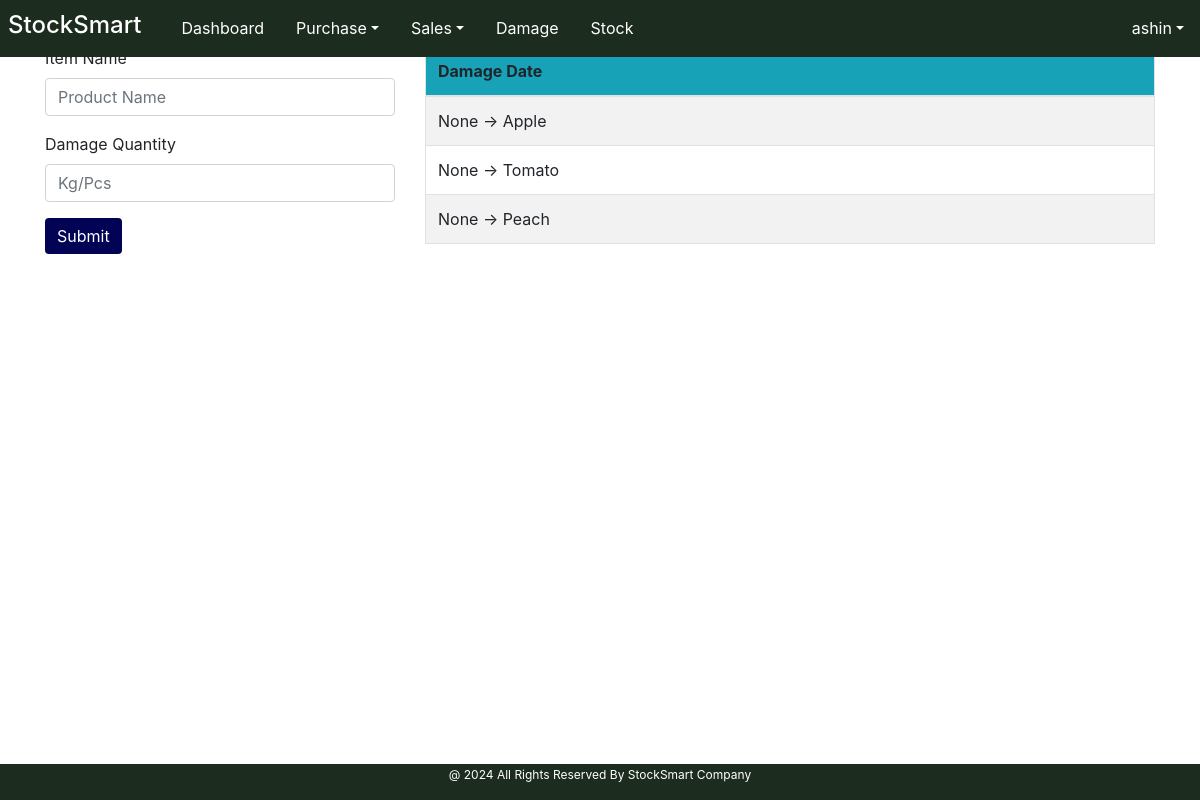
Before: /Damage/damage/ (signed in) with the older database file.
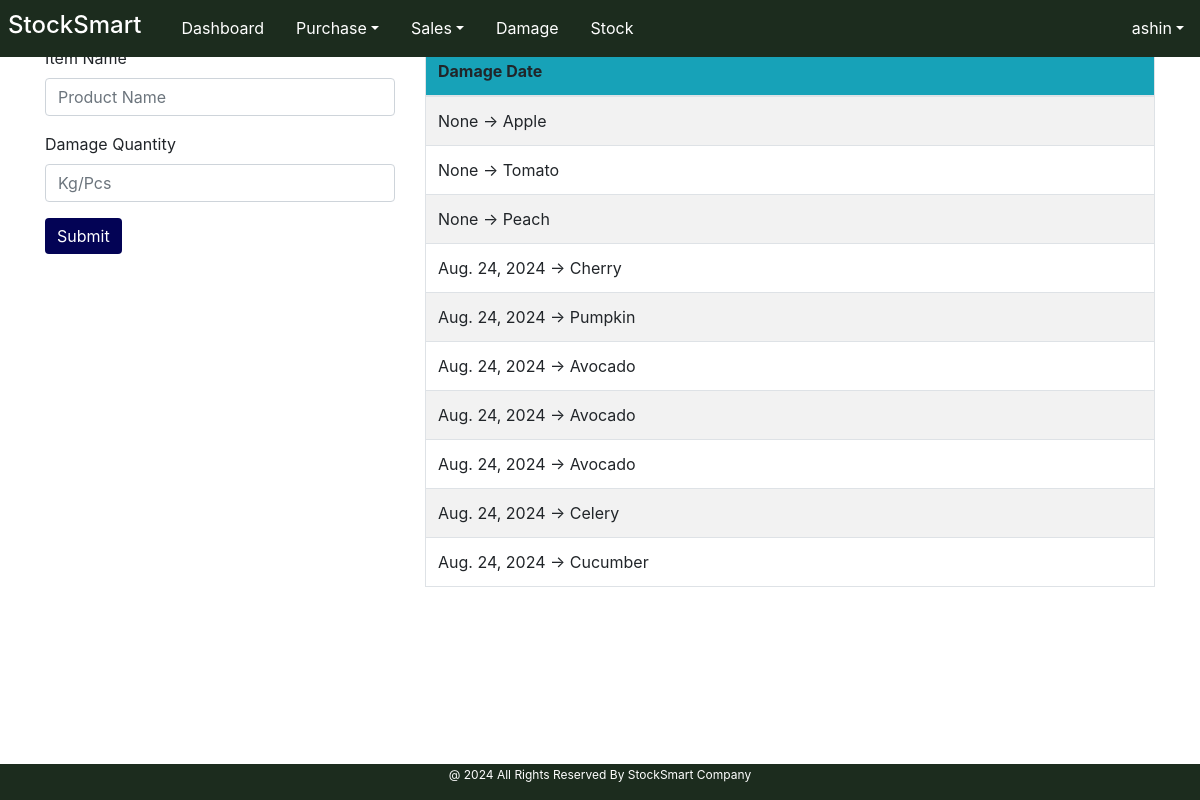
After: the same page with the newer database file.
### User/models.py (models this page shows)
class User(AbstractUser):
    MY_ROLES =[
        ('Admin','Admin'),
        ('Staff','Staff'),
    ]
    role = models.CharField(max_length=50, choices=MY_ROLES)

### Damage/models.py (models this page shows, shortened)
class damageTable(models.Model):
    dpt_item = models.ForeignKey(itemTable, on_delete=models.CASCADE)
    dpt_damage_qty = models.PositiveIntegerField(null=True, blank=True)
    dpt_timestamp = models.DateField(auto_now_add=True)

### Core/models.py (models this page shows, shortened)
class itemTable(models.Model):
    UNIT_CHOICES = [
        ('Kilogram', 'Kg'),
        ('Pieces', 'Pcs'),
    ]
    CATEGORY_CHOICE = [
        ('Vegetables', 'Veg'),
        ('Fruits', 'Fru'),
    ]
    item_name = models.CharField(max_length=50, null=True, blank=True, unique=True)
    item_category = models.CharField(max_length=50, choices=CATEGORY_CHOICE)
    item_unit = models.CharField(max_length=15, choices=UNIT_CHOICES)

### Damage/views.py (the view, shortened to what this page needs)
# urls.py: path('damage/', views.damage, name='damage'),
@admin_staff_required
def damage(request):
    base_template = 'user/Index.html' if request.user.role == "Admin" else 'user/staff_index.html'
    item_data = itemTable.objects.all()
    damage_data = damageTable.objects.all()
    return render(request,"damage/damage_form.html",{'item_data':item_data,'damage_data':damage_data, 'base_template':base_template})

### templates/damage/damage_form.html (shortened to what this page needs)
<!DOCTYPE html>
{% extends base_template %}
{% load static %}
{% block content %}
<html lang="en">
<head>
    <link rel="stylesheet" href="https://ajax.googleapis.com/ajax/libs/jqueryui/1.12.1/themes/smoothness/jquery-ui.css">
    <link href="https://stackpath.bootstrapcdn.com/bootstrap/4.5.2/css/bootstrap.min.css" rel="stylesheet">
    <link href="{% static 'assets/style.css' %}" rel="stylesheet">
</head>
<body>
    <div class="container">
        <div class="row">
            <div class="form-container col-md-4">
                <h2>Report Damage</h2>
                <form id="itemForm" method="post" action="{% url 'damage' %}">
                    <div class="form-group">
                        <label for="itemName">Item Name</label>
                        <input placeholder="Product Name" name="itemname" type="text" class="form-control" id="itemName" required>
                    </div>
                    <div class="form-group">
                        <label for="damageQty">Damage Quantity</label>
                        <input placeholder="Kg/Pcs" name="damageqty" type="number" class="form-control" id="damageQty" required>
                    </div>
                    <button type="submit" class="btn btn-info">Submit</button>
                </form>
            </div>
            <div class="table-container col-md-8">
                <h2>Damage Reported</h2>
                <table class="table table-bordered table-striped">
                    <thead class="bg-info">
                        <tr>
                            <th>Damage Date</th>
                        </tr>
                    </thead>
                    <tbody id="itemsTableBody">
                    {% for i in damage_data %}
                        <tr>
                            <td>{{ i.dpt_timestamp }} -> {{i.dpt_item.item_name}}</td>
                        </tr>
                    {% endfor %}
                    </tbody>
                </table>
            </div>
        </div>
    </div>
</body>
</html>
{% endblock %}

### templates/user/Index.html (shortened to what this page needs)
<!DOCTYPE html>
{%load static%}
<html lang="en">
<head>
    <link href="https://maxcdn.bootstrapcdn.com/bootstrap/4.5.2/css/bootstrap.min.css" rel="stylesheet">
    <link href="https://cdnjs.cloudflare.com/ajax/libs/font-awesome/6.0.0-beta3/css/all.min.css" rel="stylesheet">
    <link href="{% static 'assets/style.css' %}" rel="stylesheet">
</head>
<body>
<nav class="navbar navbar-expand-lg bg-success fixed-top">
    <h3 class="navbar-brand px-2" style="color:FFB533 !important;">StockSmart </h3>
        <div class=" collapse navbar-collapse my-0 justify-content-center" id="navbarNav" style="text-align: center;">
            <ul class="navbar-nav">
                <li id="homeBtn" class="nav-item ">
                    <a  class="nav-link" href="{% url 'index' %}">Dashboard</a>
                </li>
                <li class=" nav-item dropdown">
                    <a class="nav-link dropdown-toggle" href="#" id="navbarPurchaseDropdown" role="button" data-toggle="dropdown" aria-haspopup="true" aria-expanded="false">Purchase</a>
                </li>
                <li class="nav-item dropdown">
                    <a class="nav-link dropdown-toggle" href="#" id="navbarSalesDropdown" role="button" data-toggle="dropdown" aria-haspopup="true" aria-expanded="false">Sales</a>
                </li>
                <li id="navbarDamageDropdown" class="nav-item ">
                    <a  class="nav-link" href="{% url 'damage' %}">Damage</a>
                </li>
                <li id="navbarStockDropdown" class="nav-item ">
                    <a  class="nav-link" href="{% url 'stock_list' %}">Stock</a>
                </li>
            </ul>
                    <ul class="navbar-nav ml-auto">
                        <li class="nav-item dropdown">
                            <a class="nav-link dropdown-toggle" href="#" id="navbarUserDropdown" role="button" data-toggle="dropdown" aria-haspopup="true" aria-expanded="false">{{ user.username }}</a>
                        </li>
                    </ul>
                </div>
</nav>
{% block content %}{% endblock %}
<div class="footer bg-success">
    <p>@ 2024 All Rights Reserved By StockSmart Company</p>
</div>
</body>
</html>

### static/assets/style.css (style rules this page uses)
.nav-item { border-bottom: 1px solid #1C2C1E; }
.alert-success, .bg-success, .text-success, .border-success { background-color: #1C2C1E !important; color: #ffffff !important; border-color: #your-border-color !important; }
body { overflow-x: hidden; height: 95vh; margin-bottom: 20px; }
a { text-decoration: none !important; }
table { margin-bottom: 0px !important; }
.navbar { padding: 0Px !important; }
.nav-item { padding: .5rem .5rem; }
.navbar-brand { font-size: 1.5rem !important; }
.navbar a { color: #ffffff !important; text-decoration: none !important; }
.navbar a:active, { border-color: #your-new-active-border-color; color: #FFCC7B !important; }
td { background: rgba(227, 255, 227, 0) !important; }
th { background:rgba(227, 255, 227, 0) !important; }
.footer { position: fixed; left: 0; bottom: 0px; width: 100%; color: white; text-align: center; padding-top : 2px; font-size: 12px; }
.btn-info { background-color: #030355 !important; color: #ffffff !important; border: none !important; box-shadow: none !important; }
.form-container { width: 40%; }
ul { padding-left: 0; list-style-type: none; margin-bottom: 0; }
li { padding-top: 3px; }

Changed rows visible on the page:
added damageTable: dpt_timestamp "Aug. 24, 2024", dpt_item.item_name "Cherry"
added damageTable: dpt_timestamp "Aug. 24, 2024", dpt_item.item_name "Pumpkin"
added damageTable: dpt_timestamp "Aug. 24, 2024", dpt_item.item_name "Avocado"
added damageTable: dpt_timestamp "Aug. 24, 2024", dpt_item.item_name "Avocado"
added damageTable: dpt_timestamp "Aug. 24, 2024", dpt_item.item_name "Avocado"
added damageTable: dpt_timestamp "Aug. 24, 2024", dpt_item.item_name "Celery"
added damageTable: dpt_timestamp "Aug. 24, 2024", dpt_item.item_name "Cucumber"
